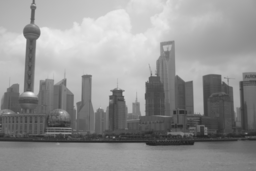
#> input picture hw2/data/shanghai/shanghai-23.png, 256 x 171 px
$ python hw2_examples.py   (older library calls are emulated)
#> lines starting #> are read from the running program, lines starting #| are printed output that depends on the picture
#> in load_image, image is the input picture: shape (171, 256); min 31, max 246, mean 147.1
#> call 2 of load_image, with filename = 'data/shanghai/shanghai-24.png'
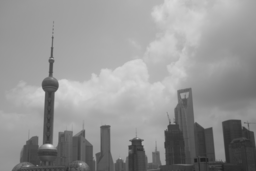
#> input picture hw2/data/shanghai/shanghai-24.png, 256 x 171 px
#> in load_image, image is the input picture: shape (171, 256); min 31, max 234, mean 148.9
### hw2/util.py
## from scipy import misc
import imageio as misc
import numpy as np

"""
   Convert an RGB image to grayscale.

   This function applies a fixed weighting of the color channels to form the
   resulting intensity image.

   Arguments:
      rgb   - a 3D numpy array of shape (sx, sy, 3) storing an RGB image

   Returns:
      gray  - a 2D numpy array of shape (sx, sy) storing the corresponding
              grayscale image
"""
def rgb2gray(rgb):
    gray = np.dot(rgb[...,:3],[0.29894, 0.58704, 0.11402])
    return gray

"""
   Load an image and convert it to grayscale.

   Arguments:
      filename - image file to load

   Returns:
      image    - a 2D numpy array containing a grayscale image
"""
def load_image(filename):
   image = misc.imread(filename)
   image = image / 255;
   if (image.ndim == 3):
      image = rgb2gray(image)
   return image

### hw2/canny.py
import numpy as np

"""
   Mirror an image about its border.

   Arguments:
      image - a 2D numpy array of shape (sx, sy)
      wx    - a scalar specifying width of the top/bottom border
      wy    - a scalar specifying width of the left/right border

   Returns:
      img   - a 2D numpy array of shape (sx + 2*wx, sy + 2*wy) containing
              the original image centered in its interior and a surrounding
              border of the specified width created by mirroring the interior
"""
def mirror_border(image, wx = 1, wy = 1):
   assert image.ndim == 2, 'image should be grayscale'
   sx, sy = image.shape
   # mirror top/bottom
   top    = image[:wx:,:]
   bottom = image[(sx-wx):,:]
   img = np.concatenate( \
      (top[::-1,:], image, bottom[::-1,:]), \
      axis=0 \
   )
   # mirror left/right
   left  = img[:,:wy]
   right = img[:,(sy-wy):]
   img = np.concatenate( \
      (left[:,::-1], img, right[:,::-1]), \
      axis=1 \
   )
   return img

"""
   Pad an image with zeros about its border.

   Arguments:
      image - a 2D numpy array of shape (sx, sy)
      wx    - a scalar specifying width of the top/bottom border
      wy    - a scalar specifying width of the left/right border

   Returns:
      img   - a 2D numpy array of shape (sx + 2*wx, sy + 2*wy) containing
              the original image centered in its interior and a surrounding
              border of zeros
"""
def pad_border(image, wx = 1, wy = 1):
   assert image.ndim == 2, 'image should be grayscale'
   sx, sy = image.shape
   img = np.zeros((sx+2*wx, sy+2*wy))
   img[wx:(sx+wx),wy:(sy+wy)] = image
   return img

"""
   Remove the border of an image.

   Arguments:
      image - a 2D numpy array of shape (sx, sy)
      wx    - a scalar specifying width of the top/bottom border
      wy    - a scalar specifying width of the left/right border

   Returns:
      img   - a 2D numpy array of shape (sx - 2*wx, sy - 2*wy), extracted by
              removing a border of the specified width from the sides of the
              input image
"""
def trim_border(image, wx = 1, wy = 1):
   assert image.ndim == 2, 'image should be grayscale'
   sx, sy = image.shape
   img = np.copy(image[wx:(sx-wx),wy:(sy-wy)])
   return img

"""
   Return an approximation of a 1-dimensional Gaussian filter.

   The returned filter approximates:

   g(x) = 1 / sqrt(2 * pi * sigma^2) * exp( -(x^2) / (2 * sigma^2) )

   for x in the range [-3*sigma, 3*sigma]
"""
def gaussian_1d(sigma = 1.0):
   width = np.ceil(3.0 * sigma)
   x = np.arange(-width, width + 1)
   g = np.exp(-(x * x) / (2 * sigma * sigma))
   g = g / np.sum(g)          # normalize filter to sum to 1 ( equivalent
   g = np.atleast_2d(g)       # to multiplication by 1 / sqrt(2*pi*sigma^2) )
   return g

"""
   CONVOLUTION

   Convolve a 2D image with a 2D filter.

   Requirements:

   (1) Return a result the same size as the input image.

   (2) You may assume the filter has odd dimensions.

   (3) The result at location (x,y) in the output should correspond to
       aligning the center of the filter over location (x,y) in the input
       image.

   (4) When computing a product at locations where the filter extends beyond
       the defined image, treat missing terms as zero.  (Equivalently stated,
       treat the image as being padded with zeros around its border).

   You must write the code for the nested loops of the convolutions yourself,
   using only basic loop constructs, array indexing, multiplication, and
   addition operators.  You may not call any Python library routines that
   implement convolution.

   Arguments:
      image  - a 2D numpy array
      filt   - a 1D or 2D numpy array, with odd dimensions

   Returns:
      result - a 2D numpy array of the same shape as image, containing the
               result of convolving the image with filt
"""
def conv_2d(image, filt):
   # make sure that both image and filter are 2D arrays
   assert image.ndim == 2, 'image should be grayscale'
   filt = np.atleast_2d(filt)
   # get image and filter size
   sx, sy = image.shape
   sk, sl = filt.shape
   # pad image border by filter width
   wx = (sk - 1) // 2
   wy = (sl - 1) // 2
   image = pad_border(image, wx, wy)
   # intialize convolution result
   result = np.zeros(image.shape)
   # convolve
   for x in range(wx, sx + wx):
      for y in range(wy, sy + wy):
         for k in range(sk):
            for l in range(sl):
               result[x,y] = result[x,y] + \
                  image[x-wx+k, y-wy+l] * filt[sk-1-k, sl-1-l]
   # remove padding
   result = trim_border(result, wx, wy)
   return result

"""
   CONVOLUTION WITH GAUSSIAN

   Convolve the input image with a 2D filter G(x,y) defined by:

   G(x,y) = 1 / sqrt(2 * pi * sigma^2) * exp( -(x^2 + y^2) / (2 * sigma^2) )

   You may approximate the G(x,y) filter by computing it on a
   discrete grid for both x and y in the range [-3*sigma, 3*sigma].

   See the gaussian_1d function for reference.

   Note:
   (1) Remember that the Gaussian is a separable filter.
   (2) Denoising should not create artifacts along the border of the image.
       Make an appropriate assumption in order to obtain visually plausible
       results along the border.

   Arguments:
      image - a 2D numpy array
      sigma - standard deviation of the Gaussian

   Returns:
      img   - smoothed image, a 2D numpy array of the same shape as the input
"""
def conv_2d_gaussian(image, sigma = 1.0):
   # generate Gaussian filters
   fx = gaussian_1d(sigma)
   fy = np.transpose(fx)
   # pad image by mirroring
   width = (fx.shape[1] - 1) // 2
   img = mirror_border(image, width, width)
   # convolve
   img = conv_2d(conv_2d(img, fx), fy)
   # remove padding
   img = trim_border(img, width, width)
   return img

"""
   SOBEL GRADIENT OPERATOR

   Compute an estimate of the horizontal and vertical gradients of an image
   by applying the Sobel operator.

   The Sobel operator estimates gradients dx, dy, of an image I as:

         [  1  2  1 ]
   dx =  [  0  0  0 ] (*) I
         [ -1 -2 -1 ]

         [ 1  0  -1 ]
   dy =  [ 2  0  -2 ] (*) I
         [ 1  0  -1 ]

   where (*) denotes convolution.

   Note:
      (1) Your implementation should be as efficient as possible.
      (2) Avoid creating artifacts along the border of the image.

   Arguments:
      image - a 2D numpy array

   Returns:
      dx    - gradient in x-direction at each point
              (a 2D numpy array, the same shape as the input image)
      dy    - gradient in y-direction at each point
              (a 2D numpy array, the same shape as the input image)

"""
def sobel_gradients(image):
   # make sure that image is a 2D array
   assert image.ndim == 2
   # define filters
   fx_a = np.transpose(np.atleast_2d([1,0,-1]))
   fx_b = np.atleast_2d([1,2,1])
   fy_a = np.transpose(np.atleast_2d([1,2,1]))
   fy_b = np.atleast_2d([1,0,-1])
   # pad image by mirroring
   img = mirror_border(image, 1, 1)
   # compute gradients via separable convolution
   dx = conv_2d(conv_2d(img, fx_a), fx_b)
   dy = conv_2d(conv_2d(img, fy_a), fy_b)
   # remove padding
   dx = trim_border(dx, 1, 1)
   dy = trim_border(dy, 1, 1)
   return dx, dy

"""
   NONMAXIMUM SUPPRESSION

   Given an estimate of edge strength (mag) and direction (theta) at each
   pixel, suppress edge responses that are not a local maximum along the
   direction perpendicular to the edge.

   Equivalently stated, the input edge magnitude (mag) represents an edge map
   that is thick (strong response in the vicinity of an edge).  We want a
   thinned edge map as output, in which edges are only 1 pixel wide.  This is
   accomplished by suppressing (setting to 0) the strength of any pixel that
   is not a local maximum.

   Note that the local maximum check for location (x,y) should be performed
   not in a patch surrounding (x,y), but along a line through (x,y)
   perpendicular to the direction of the edge at (x,y).

   A simple, and sufficient strategy is to check if:
      ((mag[x,y] > mag[x + ox, y + oy]) and (mag[x,y] >= mag[x - ox, y - oy]))
   or
      ((mag[x,y] >= mag[x + ox, y + oy]) and (mag[x,y] > mag[x - ox, y - oy]))
   where:
      (ox, oy) is an offset vector to the neighboring pixel in the direction
      perpendicular to edge direction at location (x, y)

   Arguments:
      mag    - a 2D numpy array, containing edge strength (magnitude)
      theta  - a 2D numpy array, containing edge direction in [0, 2*pi)

   Returns:
      nonmax - a 2D numpy array, containing edge strength (magnitude), where
               pixels that are not a local maximum of strength along an
               edge have been suppressed (assigned a strength of zero)
"""
def nonmax_suppress(mag, theta):
   # make sure that input is 2D
   assert mag.ndim == 2
   assert theta.ndim == 2
   # pad input
   mag   = pad_border(mag, 1, 1)
   theta = pad_border(theta, 1, 1)
   # compute unit vector in direction of gradient
   offset_x = np.round(np.cos(theta)).astype(int);
   offset_y = np.round(np.sin(theta)).astype(int);
   # nonmax suppress
   sx, sy = mag.shape
   nonmax = np.zeros((sx, sy))
   for x in range(1,sx-1):
      for y in range(1,sy-1):
         ox = offset_x[x,y]
         oy = offset_y[x,y]
         val   = mag[x,y]
         val_a = mag[x + ox, y + oy]
         val_b = mag[x - ox, y - oy]
         if (((val > val_a) and (val >= val_b)) or \
             ((val > val_b) and (val >= val_a))):
            nonmax[x,y] = mag[x,y]
   # remove padding
   nonmax = trim_border(nonmax, 1, 1)
   return nonmax

"""
   CANNY EDGE DETECTOR

   Canny edge detector with nonmax suppression.

   NOTE: Returned arguments changed since Homework 1.

   Given an input image:

   (1) Compute gradients in x- and y-directions at every location using the
       Sobel operator.  See sobel_gradients() above.

   (2) Estimate edge strength (gradient magnitude) and direction.

   (3) Perform nonmaximum suppression of the edge strength map, thinning it
       in the direction perpendicular to that of a local edge.
       See nonmax_suppress() above.

   Arguments:
      image    - a 2D numpy array

   Returns:
      mag      - edge strength after nonmaximum suppression
      theta    - edge orientation at each pixel
"""
def canny_nmax(image):
   # make sure that image is a 2D array
   assert image.ndim == 2
   # estimate gradients
   dx, dy = sobel_gradients(image)
   # compute gradient magnitude and direction
   mag   = np.sqrt((dx * dx) + (dy * dy))
   theta = np.arctan2(dy, dx)
   # nonmax suppress
   mag = nonmax_suppress(mag, theta)
   return mag, theta

### hw2/hw2.py
import numpy as np
from canny import *
import collections
import math

"""
   INTEREST POINT OPERATOR (12 Points Implementation + 3 Points Write-up)

   Implement an interest point operator of your choice.

   Your operator could be:

   (A) The Harris corner detector (Szeliski 4.1.1)

               OR

   (B) The Difference-of-Gaussians (DoG) operator defined in:
       Lowe, "Distinctive Image Features from Scale-Invariant Keypoints", 2004.
       https://www.cs.ubc.ca/~lowe/papers/ijcv04.pdf

               OR

   (C) Any of the alternative interest point operators appearing in
       publications referenced in Szeliski or in lecture

              OR

   (D) A custom operator of your own design

   You implementation should return locations of the interest points in the
   form of (x,y) pixel coordinates, as well as a real-valued score for each
   interest point.  Greater scores indicate a stronger detector response.

   In addition, be sure to apply some form of spatial non-maximum suppression
   prior to returning interest points.

   Whichever of these options you choose, there is flexibility in the exact
   implementation, notably in regard to:

   (1) Scale

       At what scale (e.g. over what size of local patch) do you operate?

       You may optionally vary this according to an input scale argument.

       We will test your implementation at the default scale = 1.0, so you
       should make a reasonable choice for how to translate scale value 1.0
       into a size measured in pixels.

   (2) Nonmaximum suppression

       What strategy do you use for nonmaximum suppression?

       A simple (and sufficient) choice is to apply nonmaximum suppression
       over a local region.  In this case, over how large of a local region do
       you suppress?  How does that tie into the scale of your operator?

   For making these, and any other design choices, keep in mind a target of
   obtaining a few hundred interest points on the examples included with
   this assignment, with enough repeatability to have a large number of
   reliable matches between different views.

   If you detect more interest points than the requested maximum (given by
   the max_points argument), return only the max_points highest scoring ones.

   In addition to your implementation, include a brief write-up (in hw2.pdf)
   of your design choices.

   Arguments:
      image       - a grayscale image in the form of a 2D numpy array
      max_points  - maximum number of interest points to return
      scale       - (optional, for your use only) scale factor at which to
                    detect interest points

   Returns:
      xs          - numpy array of shape (N,) containing x-coordinates of the
                    N detected interest points (N <= max_points)
      ys          - numpy array of shape (N,) containing y-coordinates
      scores      - numpy array of shape (N,) containing a real-valued
                    measurement of the relative strength of each interest point
                    (e.g. corner detector criterion OR DoG operator magnitude)
"""

def find_interest_points(image, max_points = 200, scale = 1.0):
   # check that image is grayscale
    assert image.ndim == 2, 'image should be grayscale'
   ##########################################################################
   # TODO: YOUR CODE HERE
    mag, theta = canny_nmax(image)
#> in mirror_border, `left  = img[:,:wy]`: left = 173 values, max 0.792 at index 44, min 0.157 at index 137, mean 0.608
#> in mirror_border, `right = img[:,(sy-wy):]`: right = 173 values, max 0.678 at index 61, min 0.153 at index 135, mean 0.465
#> in canny_nmax, `theta = np.arctan2(dy, dx)`:
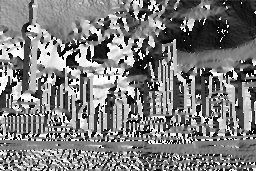
#> theta: shape (171, 256) float64; min -3.14, max 3.14, mean -0.0818; drawn with min black and max white
#> in nonmax_suppress, `offset_x = np.round(np.cos(theta)).astype(int);`:
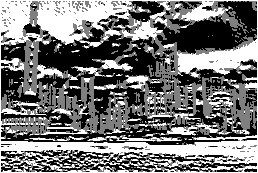
#> offset_x: shape (173, 258) int64; min -1, max 1, mean -0.0702; drawn with min black and max white
#> in nonmax_suppress, `offset_y = np.round(np.sin(theta)).astype(int);`:
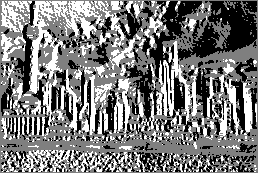
#> offset_y: shape (173, 258) int64; min -1, max 1, mean -0.0422; drawn with min black and max white
#> after the loop in nonmax_suppress, `for x in range(1,sx-1):`:
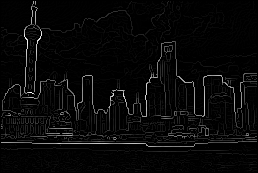
#> nonmax: shape (173, 258) float64; min 0, max 2.03, mean 0.0693; drawn with min black and max white
    image = nonmax_suppress(mag,theta)
    m = len(image)
#> m = 171
    n = len(image[0])
#> n = 256
    xs= np.zeros(m*n)
    ys = np.zeros(m*n)
    scores= np.zeros(m*n)
    sobel = sobel_gradients(image)
#> in trim_border (call 9), `img = np.copy(image[wx:(sx-wx),wy:(sy-wy)])`:
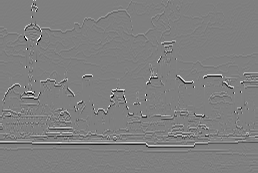
#> img: shape (173, 258) float64; min -2.03, max 2.03, mean 1.41e-05; drawn with min black and max white
#> after the loop in conv_2d (call 7), `for x in range(wx, sx + wx):`:
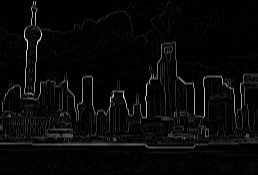
#> result: shape (175, 258) float64; min 0, max 7.85, mean 0.276; drawn with min black and max white
#> (the rest of the program and of its run is left out)
